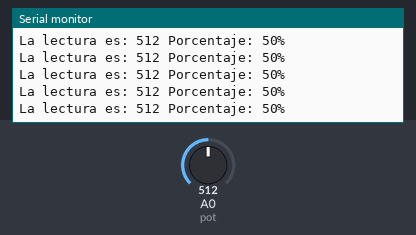
Bench run of a sketch on a simulated Arduino Uno, built with avr-gcc and run on an emulated ATmega328P. On the bench: the last lines printed to the serial monitor. The inputs (shaded band) are chosen by the test bench; at power-on: A0 (pot) = 512.

Above: at 1.2 s.
1.3 s: A0 (pot) set to 991
At 2.1 s:
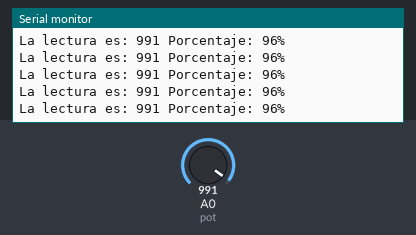
4.3 s: A0 (pot) set to 1018
At 5.2 s:
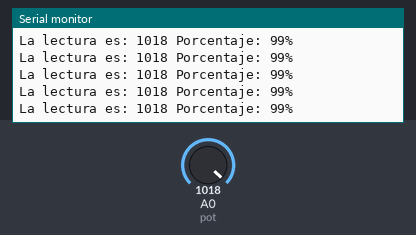
8.8 s: A0 (pot) set to 8
At 9.3 s:
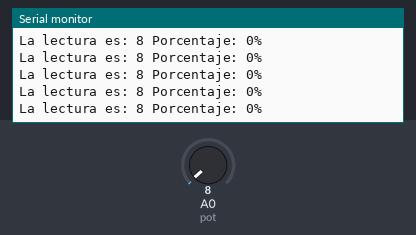
11.8 s: A0 (pot) set to 11
At 12.8 s:
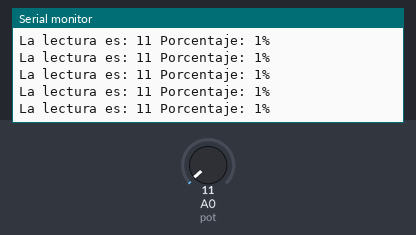
14.8 s: A0 (pot) set to 91
At 15.6 s:
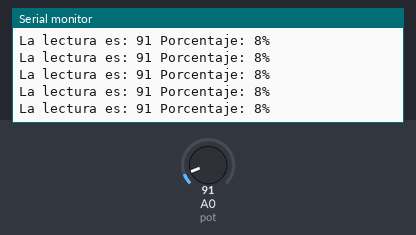
17.8 s: A0 (pot) set to 100
At 18.5 s:
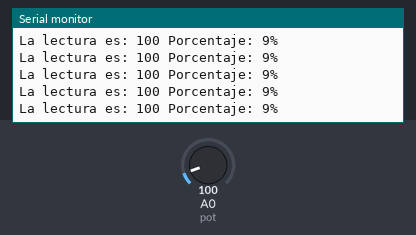
Timing chart, 0 to 20.8 s (numbered marks = the images above; inputs shaded):
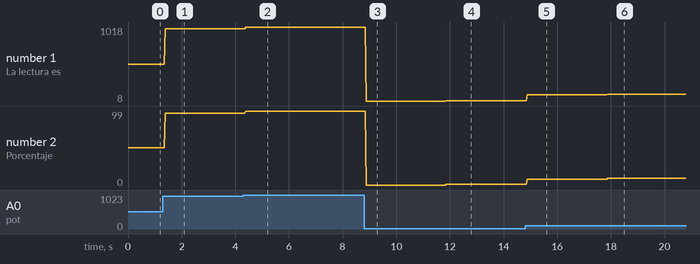

The sketch:

FUNCION_MAP_BUZZER_LED_POT.ino
```cpp
int led=7;
int pot=A0;
int lectura;
int porcentaje;
void setup() {
   Serial.begin(9600);
}

void loop() {
  lectura=analogRead(pot);
  porcentaje=map(lectura, 0, 1023, 0, 100); //map(variable, min, max, rango min, rango max)
  Serial.print("La lectura es: ");
  Serial.print(lectura);
  Serial.print(" Porcentaje: ");
  Serial.print(porcentaje);
  Serial.print("%");
  Serial.println();
}
```

Measured:
- after the input at 1.3 s, the serial monitor: prints a new line after 0.09 s (image 1)
- after the input at 4.3 s, the serial monitor: prints a new line after 0.08 s (image 2)
- after the input at 8.8 s, the serial monitor: prints a new line after 0.08 s (image 3)
- after the input at 11.8 s, the serial monitor: prints a new line after 0.07 s (image 4)
- after the input at 14.8 s, the serial monitor: prints a new line after 0.07 s (image 5)
- after the input at 17.8 s, the serial monitor: prints a new line after 0.08 s (image 6)
- plotted number 1: 512 → 991 after the input at 1.3 s, 991 → 1018 after the input at 4.3 s, 1018 → 8 after the input at 8.8 s, 8 → 11 after the input at 11.8 s, 11 → 91 after the input at 14.8 s
- plotted number 2: 50 → 96 after the input at 1.3 s, 96 → 99 after the input at 4.3 s, 99 → 0 after the input at 8.8 s, 0 → 1 after the input at 11.8 s, 8 → 9 after the input at 17.8 s
